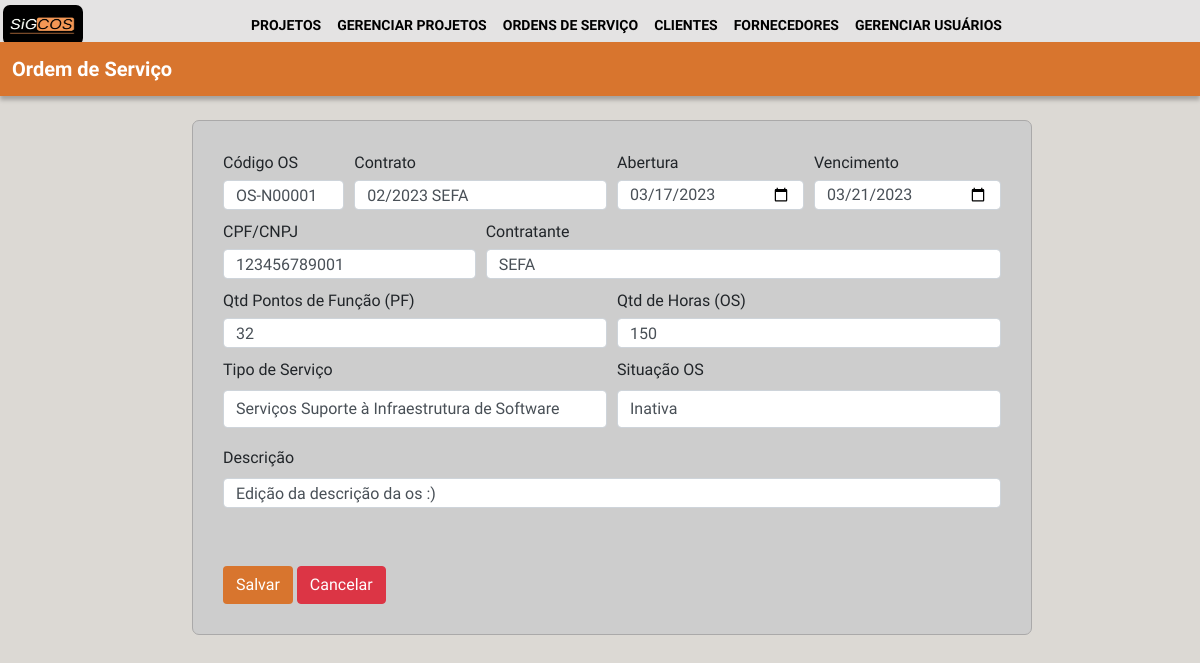
The page /os/1 (signed in) on the database its author committed.
### login/models.py (models this page shows, shortened)
class ordem_serviço(models.Model):
    codigo_os = models.CharField(max_length=100)
    n_contrato = models.CharField(max_length=100)
    abertura = models.CharField(max_length=100)
    vencimento = models.CharField(max_length=100)
    cnpj_fk = models.CharField(max_length=100)
    contratante = models.CharField(max_length=100)
    pontos_função = models.CharField(max_length=100)
    qtd_horas = models.CharField(max_length=100)
    tipo_serviço = models.CharField(max_length=100)
    situação = models.CharField(max_length=20)
    descrição = models.CharField(max_length=500)
    criado_em = models.DateTimeField(auto_now_add=True)
    atualizado_em = models.DateTimeField(auto_now=True)

### login/views.py (the view)
# urls.py: path('os/<int:id>', view_os, name = 'view_os'),
@group_required("gerente_projeto", "diretor")
def view_os(request, id):
    def is_gp(user):
        return user.groups.filter(name='gerente_projeto').exists()
    os = get_object_or_404(ordem_serviço, pk=id)
    form_os = OS_Form(instance = os)
    if (request.method == "POST"):
        form_os = OS_Form(request.POST, instance = os)
        if form_os.is_valid() and is_gp(request.user):
            form_os.save()
            return redirect('lista_os')
        else:
              return redirect(autentic_necessaria)
    else:
        return render(request, 'gerente_projetos/os.html', {'form_os':form_os, 'os' : os})

### login/autentic.py (called while the page is built)
def group_required(*group_names):
    def in_groups(u):
        if u.is_authenticated:
            if bool(u.groups.filter(name__in=group_names)) | u.is_superuser:
                return True
        return False
    return user_passes_test(in_groups, login_url='autentic_necessaria')

### login/templates/gerente_projetos/os.html (shortened to what this page needs)
{% extends 'base.html' %}
{% load static %}
{% block content %}
<link rel="stylesheet" href="https://cdn.jsdelivr.net/npm/bootstrap@4.0.0/dist/css/bootstrap.min.css">
<link rel="stylesheet" href="{% static 'css/cadastrar_os.css' %}">
<body>
    <div class="retangulo fixed-top" style="margin-top: 3.5%;">
        <div id="ret1">Ordem de Serviço</div>
    </div>
    <div class="conteiner" style="margin-top: 10%;">
        <form action="" method="POST" >
            <div class="form-row">
                <div class="col-md-2">
                    <label for="OSnumero" class="form-label">Código OS</label>
                    {{form_os.codigo_os}}
                </div>
                <div class="col-md-4">
                    <label for="n_contrato" class="form-label">Contrato</label>
                    {{form_os.n_contrato}}
                </div>
                <div class="col-md-3">
                    <label for="DataAbertura" class="form-label">Abertura</label>
                    {{form_os.abertura}}
                </div>
                <div class="col-md-3">
                    <label for="DataFim" class="form-label">Vencimento</label>
                    {{form_os.vencimento}}
                </div>
                <div class="col-md-4">
                    <label for="cnpj_fk" class="form-label">CPF/CNPJ</label>
                    {{form_os.cnpj_fk}}
                </div>
                <div class="col-md-8">
                    <label for="contratante" class="form-label">Contratante</label>
                    {{form_os.contratante}}
                </div>
                <div class="col-md-6">
                    <label for="pf" class="form-label">Qtd Pontos de Função (PF)</label>
                    {{form_os.pontos_função}}
                </div>
                <div class="col-md-6">
                    <label for="oesses" class="form-label">Qtd de Horas (OS)</label>
                    {{form_os.qtd_horas}}
                </div>
                <div class="col-md-6">
                    <label for="TipoServ">Tipo de Serviço</label>
                    {{form_os.tipo_serviço}}
                </div>
                <div class="col-md-6">
                    <label for="situacao">Situação OS</label>
                    {{form_os.situação}}
                </div>
                <div class="col-md-12">
                    <label for="description">Descrição</label>
                    {{form_os.descrição}}
                </div>
            </div>
        <div class="buttons">
            <button id="btnAdc" class="btn btn-laranja">Salvar</button>
            <button id="btnCanc" class="btn btn-danger" onclick="voltarPagina()">Cancelar</button>
        </div>
        </form>
    </div>
</body>
{% endblock%}

### login/static/css/navbar.css (style rules this page uses)
body { background-color: #aaa9a9; font-family: 'Inder', sans-serif; }

### login/static/css/cadastrar_os.css (style rules this page uses)
* { margin: 0; box-sizing: border-box; font-family: 'Inder', sans-serif; }
body { background-color: #dcd9d4; }
.retangulo { display: grid; grid-template-columns: 1fr 1fr 1fr 1fr; grid-template-areas: "ret1 ret1 ret1 ret1"; width: 100vw; color: white; box-shadow: 0px 4px 4px rgba(0, 0, 0, 0.25); }
#ret1 { font-size: 20px; font-weight: bold; text-align: left; background-color: #D8752E; grid-area: ret1; padding: 1%; }
.conteiner { margin-top: 2rem; }
form { background: #CDCDCD; border: 1px solid #aaa9a9; border-radius: 7px; padding: 30px; width: 70%; margin-left: 16%; }
.buttons { text-align: left; margin-top: 3rem; }
.btn-laranja { background-color: #D8752E; color: white; }
.form-label { margin-bottom: 5px; }
.form-control { margin-bottom: 10px; height: 30px; }
.col-md-12 { padding-top: 0.5rem; }

### rows shown on the page
ordem_serviço: codigo_os "OS-N00001", n_contrato "02/2023 SEFA", abertura "03/17/2023", vencimento "03/21/2023", cnpj_fk "123456789001", contratante "SEFA", pontos_função "32", qtd_horas "150", tipo_serviço "Serviços Suporte à Infraestrutura de Software", situação "Inativa", descrição "Edição da descrição da os :)"
